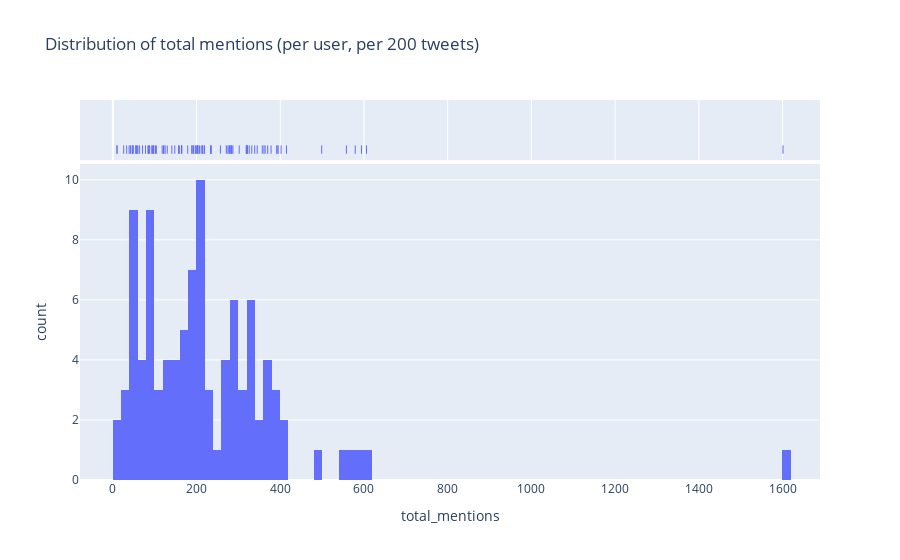

Notebook cell for this chart:
### Code cell
px.histogram(subjects, x="total_mentions", nbins=100, labels={"x": "Number of total mentions"}, marginal="rug", hover_name="username", title="Distribution of total mentions (per user, per %d tweets)" % N_TWEETS)

### Figure 1 — Plotly figure (JSON) as saved in the notebook; plotly's stock layout.template omitted (floating-point values rounded to 4 significant figures)
{"data": [{"alignmentgroup": "True", "bingroup": "x", "hovertemplate": "total_mentions=%{x}<br>count=%{y}<extra></extra>", "legendgroup": "", "marker": {"color": "#636efa", "pattern": {"shape": ""}}, "name": "", "nbinsx": 100, "offsetgroup": "", "orientation": "v", "showlegend": false, "type": "histogram", "x": [10, 10, 26, 33, 39, 42, 43, 47, 47, 49, 55, 55, 57, 58, 60, 64, 71, 78, 84, 85, 87, 88, 93, 95, 97, 97, 98, 102, 104, 118, 121, 122, 125, 130, 141, 148, 157, 159, 164, 164, 164, 165, 179, 189, 189, 192, 193, 197, 199, 199, 202, 203, 203, 203, 207, 211, 214, 214, 218, 219, 234, 234, 235, 257, 271, 273, 277, 279, 280, 280, 283, 284, 284, 287, 302, 319, 319, 320, 321, 322, 326, 332, 339, 345, 357, 361, 364, 370, 378, 392, 392, 395, 402, 415, 499, 558, 579, 594, 606, 1601], "xaxis": "x", "yaxis": "y"}, {"alignmentgroup": "True", "boxpoints": "all", "fillcolor": "rgba(255,255,255,0)", "hoveron": "points", "hovertemplate": "<b>%{hovertext}</b><br><br>total_mentions=%{x}<extra></extra>", "hovertext": ["metacritic", "radiantlyblack", "Jaymone56782656", "KobeLambeth", "BlockDaKidd", "BoxerStores", "sofeashabani", "Tiniwana", "dimwittedly", "ohsoflytm", "demihenri", "booookies", "KeithManze", "QuirkyJERK", "bobbyoyph", "Kylanswrn", "darlingtonbc", "EndlessTorch_", "bwgenji", "LifeWShawnn", "Kingsj_6", "seokjinniekoo7", "PrezKyle", "balankash", "shecyclesnbi", "MrWigglesDadoir", "n0rms_", "HarrisPhotos_", "RAINBWRodent", "huntgbunt", "FootieMob", "H3KL3R", "MindExcavator", "iAmCyberwaste", "LandonStruchen", "rachelnmsu", "CasJam", "M4RV3LUVR", "origprod", "P1Armada", "harylaba", "joemofuckinryan", "gazaman3000", "pinoymommy", "AnthonyAllenYT", "cheetahangel123", "lukechuckyday", "v1ru3_o", "DevLikesTurtles", "RuslanaWesterl", "RyanVan93593308", "AndrewP163", "ComedyOfZack", "SophieASlut", "DraftyVi", "0x24rey", "TheShyAtheist", "ms_igf", "BabyunicornB", "NMUFred", "MGouig", "GorditoGringo", "TypeA_Ectomorph", "KeithDa78355606", "MySpaceReject_", "IceColdGamer_", "Parrydox88", "HabsFanLBC", "raighne2003", "SylvieCohen7", "steveinashland", "bkb29JD", "GoneCraig", "SpiteriRita77", "AXELKLEMANS", "Tulgaat", "valkeip1", "KingBlueJames", "War_0n_Terror", "TimothyNuell", "texcapprezjimmy", "butnotouching", "YungShitBird", "ArminTa10015448", "__Rock_Hard__", "AmiDdeKid", "dish_man", "stumper452", "MissyDe06110811", "theattiredtaste", "evoskuil", "xAPPLExJACKx", "Richard55139752", "DonRoos", "BioMedSteve", "Meadowbrook_Rd", "aniekamchigelo", "Joejoe7Joseph", "BlackTemplar76", "Lykat_"], "jitter": 0, "legendgroup": "", "line": {"color": "rgba(255,255,255,0)"}, "marker": {"color": "#636efa", "symbol": "line-ns-open"}, "name": "", "offsetgroup": "", "showlegend": false, "type": "box", "x": [10, 10, 26, 33, 39, 42, 43, 47, 47, 49, 55, 55, 57, 58, 60, 64, 71, 78, 84, 85, 87, 88, 93, 95, 97, 97, 98, 102, 104, 118, 121, 122, 125, 130, 141, 148, 157, 159, 164, 164, 164, 165, 179, 189, 189, 192, 193, 197, 199, 199, 202, 203, 203, 203, 207, 211, 214, 214, 218, 219, 234, 234, 235, 257, 271, 273, 277, 279, 280, 280, 283, 284, 284, 287, 302, 319, 319, 320, 321, 322, 326, 332, 339, 345, 357, 361, 364, 370, 378, 392, 392, 395, 402, 415, 499, 558, 579, 594, 606, 1601], "xaxis": "x2", "yaxis": "y2"}], "layout": {"autosize": true, "barmode": "relative", "legend": {"tracegroupgap": 0}, "title": {"text": "Distribution of total mentions (per user, per 200 tweets)"}, "xaxis": {"anchor": "y", "autorange": true, "domain": [0, 1], "range": [-78.39, 1689.0], "title": {"text": "total_mentions"}, "type": "linear"}, "xaxis2": {"anchor": "y2", "autorange": true, "domain": [0, 1], "matches": "x", "range": [-78.39, 1689.0], "showgrid": true, "showticklabels": false, "type": "linear"}, "yaxis": {"anchor": "x", "autorange": true, "domain": [0, 0.8316], "range": [0, 10.53], "title": {"text": "count"}}, "yaxis2": {"anchor": "x2", "autorange": true, "domain": [0.8416, 1], "matches": "y2", "range": [-0.6176, 0.5], "showgrid": false, "showline": false, "showticklabels": false, "ticks": "", "type": "category"}}}
